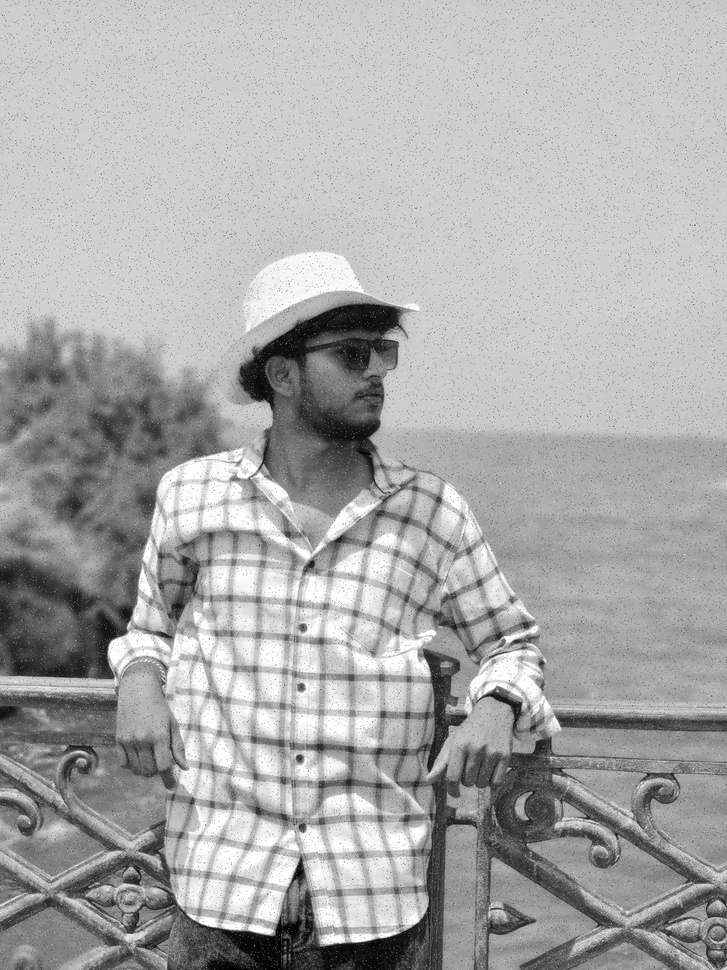
#> input picture original image.jpg, 727 x 970 px, shrunk from 1536 x 2048 before the run
$ jupyter execute phase1.ipynb
#> lines starting #> are read from the running program, lines starting #| are printed output that depends on the picture
[cell 1]
# Import necessary libraries
import cv2
import numpy as np
import matplotlib.pyplot as plt

# Load a color image (make sure the image is in the same directory or provide the full path)
image = cv2.imread('original image.jpg')
#> image is the input picture: shape (970, 727, 3); min 0, max 255, mean 169.3

# Check if image is loaded correctly
if image is None:
    print("Error: Image not found!")
else:
    # Convert the image to RGB (OpenCV loads images in BGR format by default)
    image_rgb = cv2.cvtColor(image, cv2.COLOR_BGR2RGB)

    # Create a copy of the image to add noise
    noisy_image = image_rgb.copy()
    total_pixels = image_rgb.size // 3  # Dividing by 3 for the 3 color channels (R, G, B)
#> total_pixels = 705190

    # Increase salt and pepper noise levels
    salt_prob = 0.07  # Increase this to add more salt noise (5% of total pixels)
    pepper_prob = 0.07 # Increase this to add more pepper noise (5% of total pixels)

    # Salt noise (white pixels)
    num_salt = int(total_pixels * salt_prob)
#> num_salt = 49363
    salt_coords = [np.random.randint(0, i-1, num_salt) for i in image_rgb.shape]
    noisy_image[salt_coords[0], salt_coords[1], :] = 255  # Set white pixels for all channels

    # Pepper noise (black pixels)
    num_pepper = int(total_pixels * pepper_prob)
#> num_pepper = 49363
    pepper_coords = [np.random.randint(0, i-1, num_pepper) for i in image_rgb.shape]
    noisy_image[pepper_coords[0], pepper_coords[1], :] = 0  # Set black pixels for all channels
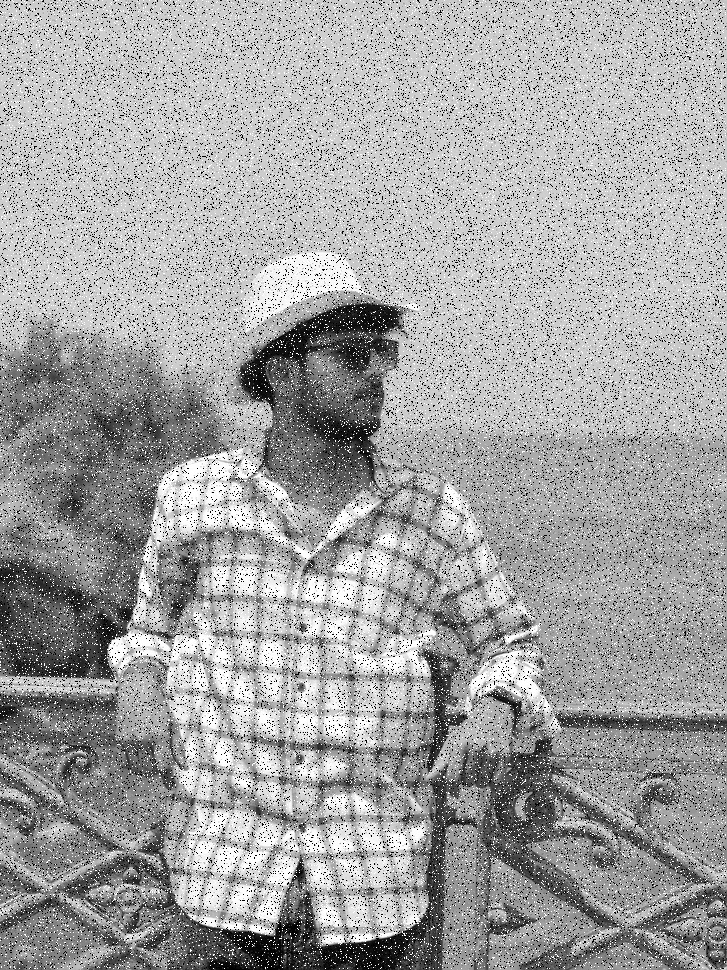
#> noisy_image: shape (970, 727, 3); min 0, max 255, mean 163.2

    # Display the original and noisy image using matplotlib
    plt.figure(figsize=(10, 5))

    # Original image
    plt.subplot(1, 2, 1)
    plt.imshow(image_rgb)
    plt.title("Original Image")
    plt.axis('off')

    # Noisy image
    plt.subplot(1, 2, 2)
    plt.imshow(noisy_image)
    plt.title("Noisy Image (Salt and Pepper)")
    plt.axis('off')

    # Show the images
    plt.show()
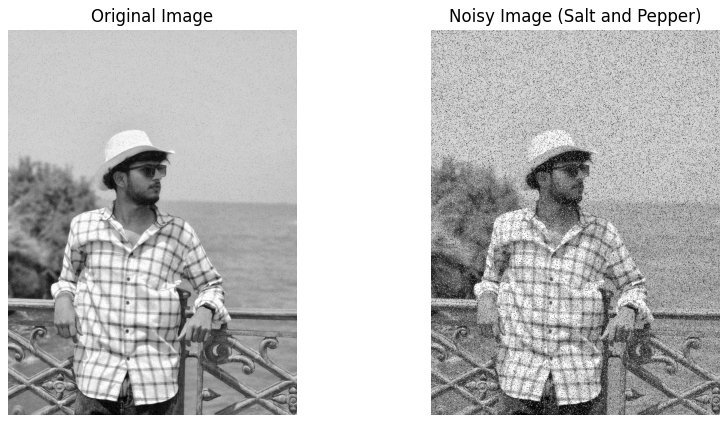
#> figure drawn by matplotlib, 2 panels

$ run again, with noise image.png saved as original image.jpg
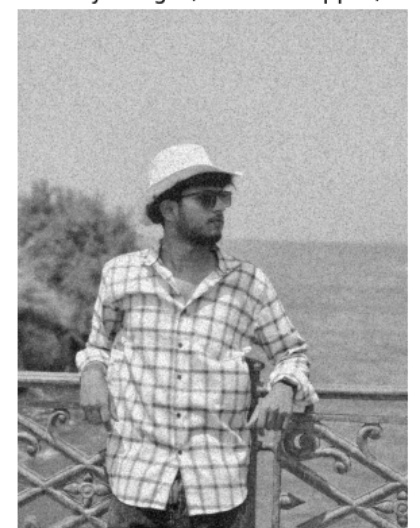
#> input picture noise image.png, 420 x 528 px
#> image is the input picture: shape (528, 420, 3); min 7, max 255, mean 170.7
#> `noisy_image[pepper_coords[0], pepper_coords[1], :] = 0`:
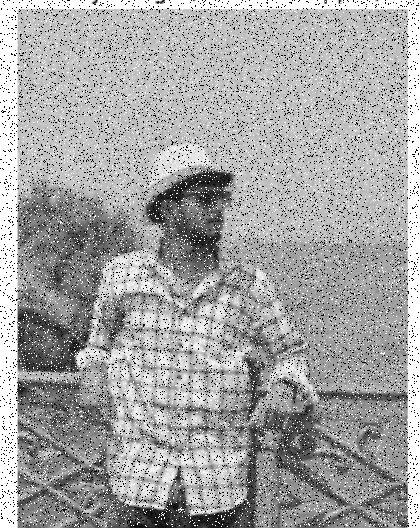
#> noisy_image: shape (528, 420, 3); min 0, max 255, mean 164.5
#> `plt.show()`:
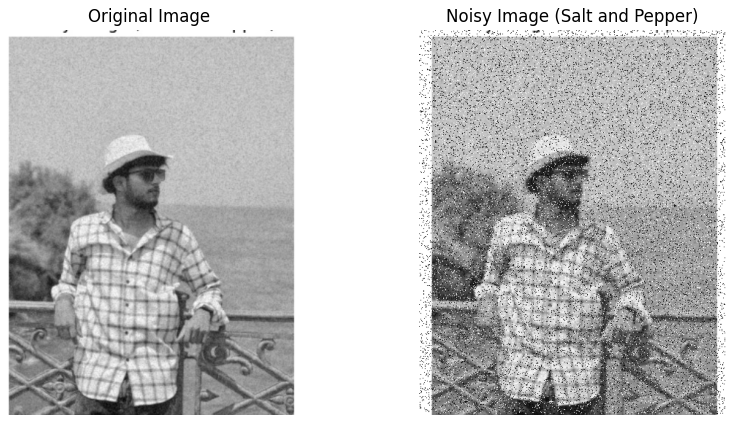
#> figure drawn by matplotlib, 2 panels
